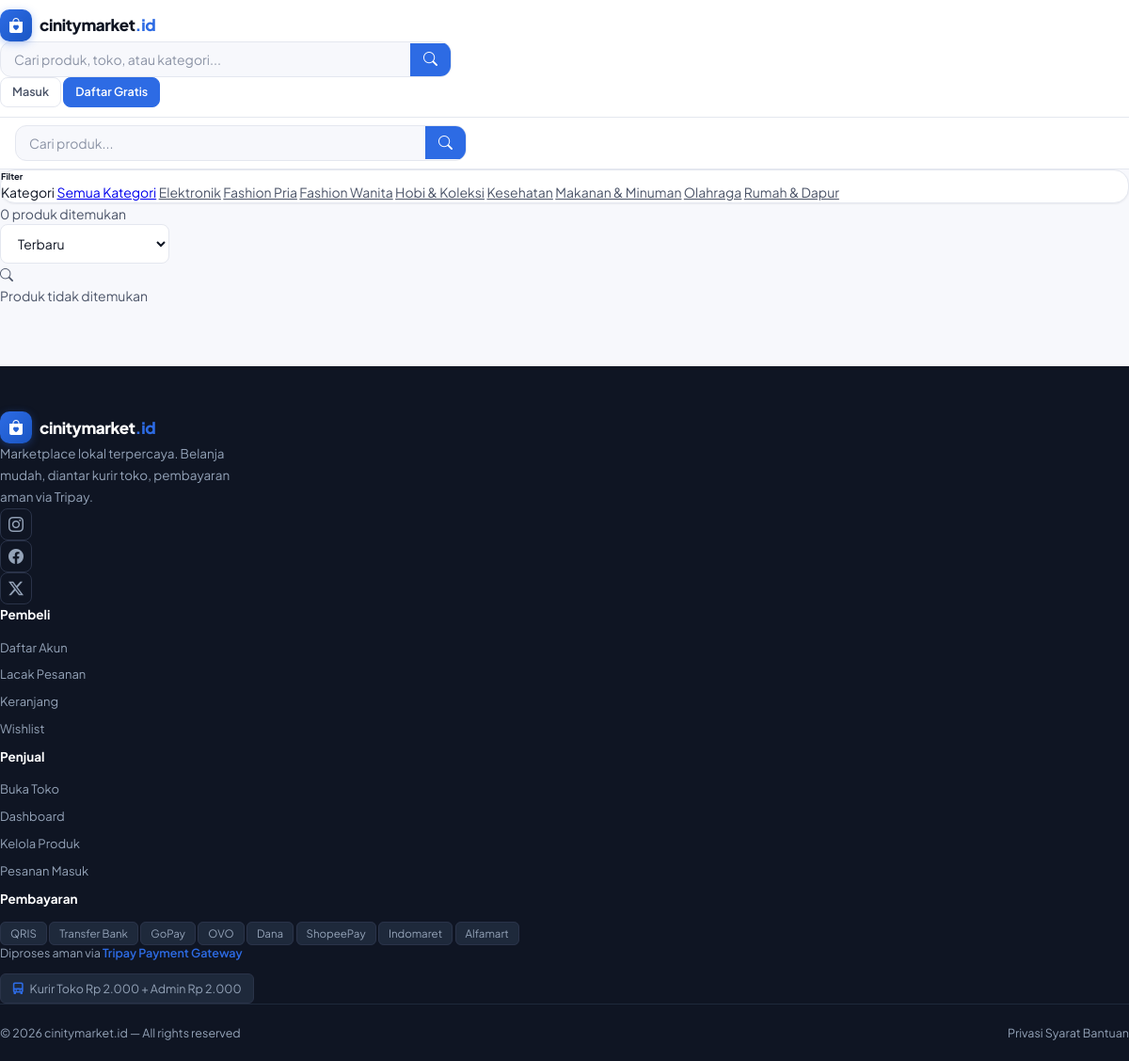
Screenshot of /search.php with the database file from the repository.
### tables this page shows
CREATE TABLE categories (
    id INT AUTO_INCREMENT PRIMARY KEY,
    name VARCHAR(100) NOT NULL,
    slug VARCHAR(100) UNIQUE NOT NULL,
    icon VARCHAR(50),
    parent_id INT DEFAULT NULL,
    is_active TINYINT(1) DEFAULT 1,
    sort_order INT DEFAULT 0,
    created_at TIMESTAMP DEFAULT CURRENT_TIMESTAMP,
    FOREIGN KEY (parent_id) REFERENCES categories(id) ON DELETE SET NULL
);

### includes/functions.php (called while the page is built, shortened)
<?php
require_once __DIR__ . '/../config/database.php';
function clean(string $str): string {
    return htmlspecialchars(trim($str), ENT_QUOTES, 'UTF-8');
}

### config/database.php (called while the page is built, shortened)
<?php
class Database {
    private static $instance = null;
    private $pdo;
    private function __construct() {
        $dsn = "mysql:host=" . DB_HOST . ";dbname=" . DB_NAME . ";charset=" . DB_CHARSET;
        $options = [
            PDO::ATTR_ERRMODE            => PDO::ERRMODE_EXCEPTION,
            PDO::ATTR_DEFAULT_FETCH_MODE => PDO::FETCH_ASSOC,
            PDO::ATTR_EMULATE_PREPARES   => false,
            PDO::MYSQL_ATTR_INIT_COMMAND => "SET NAMES utf8mb4 COLLATE utf8mb4_unicode_ci"
        ];
        try {
            $this->pdo = new PDO($dsn, DB_USER, DB_PASS, $options);
        } catch (PDOException $e) {
            error_log("DB Connection Error: " . $e->getMessage());
            die(json_encode(['error' => 'Database connection failed']));
        }
    }
    public static function getInstance(): self {
        if (self::$instance === null) {
            self::$instance = new self();
        }
        return self::$instance;
    }
    public function query(string $sql, array $params = []): PDOStatement {
        $stmt = $this->pdo->prepare($sql);
        $stmt->execute($params);
        return $stmt;
    }
    public function fetchOne(string $sql, array $params = []): ?array {
        return $this->query($sql, $params)->fetch() ?: null;
    }
    public function fetchAll(string $sql, array $params = []): array {
        return $this->query($sql, $params)->fetchAll();
    }
}

### search.php (the view, shortened to what this page needs)
<?php
require_once __DIR__ . '/includes/functions.php';
startSession(); $user=auth(); $db=Database::getInstance();
$q     = clean(trim($_GET['q']??''));
$cat   = clean($_GET['cat']??'');
$sort  = in_array($_GET['sort']??'',['newest','price_asc','price_desc','popular'])?$_GET['sort']:'newest';
$page  = max(1,(int)($_GET['page']??1));
$where = "p.status='active'"; $params=[];
$orderBy = match($sort){ 'price_asc'=>'p.price ASC','price_desc'=>'p.price DESC','popular'=>'p.total_sold DESC',default=>'p.created_at DESC' };
$total=$db->fetchOne("SELECT COUNT(*) c FROM products p JOIN categories c ON c.id=p.category_id WHERE $where",$params)['c'];
$pg=paginate($total,$page);
$products=$db->fetchAll("SELECT p.*,sp.store_name,c.name as cat_name,(SELECT image_path FROM product_images WHERE product_id=p.id AND is_primary=1 LIMIT 1) as img FROM products p JOIN seller_profiles sp ON sp.id=p.seller_id JOIN categories c ON c.id=p.category_id WHERE $where ORDER BY $orderBy LIMIT {$pg['per_page']} OFFSET {$pg['offset']}",$params);
$categories=$db->fetchAll("SELECT * FROM categories WHERE is_active=1 ORDER BY name");
require_once __DIR__ . '/includes/header.php';
?>
<div class="container py-4">
<div class="row g-4">
<div class="col-lg-3">
<div class="sidebar card p-3">
<h6 class="fw-bold mb-3">Filter</h6>
<div class="mb-3"><label class="fw-medium small d-block mb-2">Kategori</label>
<a href="<?=$q?'/search.php?q='.urlencode($q):'/search.php'?>" class="d-block small py-1 <?=!$cat?'fw-bold text-primary':'text-secondary'?> text-decoration-none">Semua Kategori</a>
<?php foreach($categories as $c):?>
<a href="/search.php?<?=http_build_query(array_filter(['q'=>$q,'cat'=>$c['slug']]))?>" class="d-block small py-1 <?=$cat===$c['slug']?'fw-bold text-primary':'text-secondary'?> text-decoration-none"><?=clean($c['name'])?></a>
<?php endforeach;?>
</div>
</div>
</div>
<div class="col-lg-9">
<div class="d-flex justify-content-between align-items-center mb-3 flex-wrap gap-2">
<div class="text-secondary small"><?=$total?> produk ditemukan <?=$q?'untuk "<strong>'.clean($q).'</strong>"':''?></div>
<select class="form-select form-select-sm" style="width:180px" onchange="location.href=this.value">
  <?php $baseQ=array_filter(['q'=>$q,'cat'=>$cat]); foreach(['newest'=>'Terbaru','popular'=>'Terlaris','price_asc'=>'Harga: Murah','price_desc'=>'Harga: Mahal'] as $k=>$v):?>
  <option value="/search.php?<?=http_build_query(array_merge($baseQ,['sort'=>$k,'page'=>1]))?>" <?=$sort===$k?'selected':''?>><?=$v?></option>
  <?php endforeach;?>
</select>
</div>
<div class="row g-3">
<?php if(empty($products)):?>
<div class="col-12 text-center py-5"><i class="bi bi-search fs-1 text-secondary"></i><p class="text-secondary mt-2">Produk tidak ditemukan</p></div>
<?php endif;?>
</div>
</div>
</div>
</div>
<?php require_once __DIR__ . '/includes/footer.php';?>

### assets/css/style.css (style rules this page uses)
:root { --brand: #2D6BE4; --brand-dark: #1A56C4; --brand-light: #EEF4FF; --brand-mid: #6B9BF2; --accent: #FF6B35; --surface: #FFFFFF; --surface-2: #F7F8FC; --surface-3: #EEF0F5; --border: #E4E7EF; --border-focus: #2D6BE4; --text-1: #0F1523; --text-2: #4B5468; --text-3: #8B93A5; --success: #16A34A; --success-bg: #DCFCE7; --danger: #DC2626; --danger-bg: #FEE2E2; --warning: #D97706; --warning-bg: #FEF3C7; --info-bg: #DBEAFE; --radius-sm: 8px; --radius: 12px; --radius-lg: 16px; --radius-xl: 24px; --shadow-xs: 0 1px 2px rgba(15,21,35,.06); --shadow-sm: 0 1px 4px rgba(15,21,35,.08), 0 1px 2px rgba(15,21,35,.04); --shadow: 0 4px 12px rgba(15,21,35,.08), 0 1px 3px rgba(15,21,35,.04); --shadow-md: 0 8px 24px rgba(15,21,35,.10), 0 2px 6px rgba(15,21,35,.04); --shadow-lg: 0 16px 48px rgba(15,21,35,.12), 0 4px 12px rgba(15,21,35,.06); --transition: all .18s cubic-bezier(.4,0,.2,1); }
*, *::before, *::after { box-sizing: border-box; margin: 0; padding: 0; }
html { scroll-behavior: smooth; }
body { font-family: 'Plus Jakarta Sans', system-ui, -apple-system, sans-serif; font-size: 14px; line-height: 1.6; color: var(--text-1); background: var(--surface-2); -webkit-font-smoothing: antialiased; }
h1,h2,h3,h4,h5,h6 { font-weight: 700; line-height: 1.3; color: var(--text-1); }
.text-muted, .text-secondary { color: var(--text-2) !important; }
.card { background: white; border: 1px solid var(--border); border-radius: var(--radius-lg); box-shadow: var(--shadow-xs); }
.form-control, .form-select { border: 1.5px solid var(--border); border-radius: var(--radius-sm); padding: 10px 14px; font-size: 14px; color: var(--text-1); font-family: inherit; background: white; transition: var(--transition); line-height: 1.5; }

### rows the page displays
categories: name "Elektronik"
categories: name "Fashion Pria"
categories: name "Fashion Wanita"
categories: name "Hobi & Koleksi"
categories: name "Kesehatan"
categories: name "Makanan & Minuman"
categories: name "Olahraga"
categories: name "Rumah & Dapur"

### other values shown
$total "0"
$label "Daftar Akun"
$label "Lacak Pesanan"
$label "Keranjang"
$label "Wishlist"
$label "Buka Toko"
$label "Dashboard"
$label "Kelola Produk"
$label "Pesanan Masuk"
$m "QRIS"
$m "Transfer Bank"
$m "GoPay"
$m "OVO"
$m "Dana"
$m "ShopeePay"
